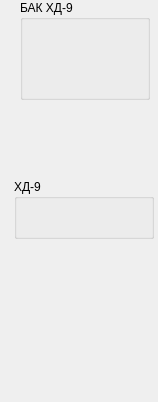
  <widget class="QWidget" name="dgroup_11" native="true">
   <property name="geometry">
    <rect>
     <x>1186</x>
     <y>9</y>
     <width>158</width>
     <height>402</height>
    </rect>
   </property>
   <widget class="DoserPanel" name="cpanel_9">
    <property name="geometry">
     <rect>
      <x>20</x>
      <y>0</y>
      <width>130</width>
      <height>100</height>
     </rect>
    </property>
    <property name="title">
     <string>БАК ХД-9</string>
    </property>
    <property name="precision">
     <number>3</number>
    </property>
   </widget>
   <widget class="Animation" name="dosator_13">
    <property name="geometry">
     <rect>
      <x>42</x>
      <y>182</y>
      <width>86</width>
      <height>131</height>
     </rect>
    </property>
    <property name="contextMenuPolicy">
     <enum>Qt::CustomContextMenu</enum>
    </property>
    <property name="source">
     <url>
      <string>qrc:/concrete/dadditions.mng</string>
     </url>
    </property>
    <property name="playbackHints">
     <set>Animation::Bounce</set>
    </property>
    <widget class="QPushButton" name="dopen_14">
     <property name="geometry">
      <rect>
       <x>27</x>
       <y>60</y>
       <width>32</width>
       <height>32</height>
      </rect>
     </property>
     <property name="text">
      <string/>
     </property>
     <property name="checkable">
      <bool>true</bool>
     </property>
     <property name="flat">
      <bool>true</bool>
     </property>
     <property name="style" stdset="0">
      <string>open</string>
     </property>
    </widget>
    <widget class="QLabel" name="opened_3">
     <property name="geometry">
      <rect>
       <x>3</x>
       <y>64</y>
       <width>22</width>
       <height>22</height>
      </rect>
     </property>
     <property name="text">
      <string/>
     </property>
     <property name="pixmap">
      <pixmap resource="../resources/concrete.qrc">:/concrete/green.png</pixmap>
     </property>
    </widget>
   </widget>
   <widget class="Animation" name="container_21">
    <property name="geometry">
     <rect>
      <x>34</x>
      <y>90</y>
      <width>84</width>
      <height>82</height>
     </rect>
    </property>
    <property name="contextMenuPolicy">
     <enum>Qt::CustomContextMenu</enum>
    </property>
    <property name="source">
     <url>
      <string>qrc:/concrete/pump.mng</string>
     </url>
    </property>
    <widget class="QPushButton" name="open_22">
     <property name="geometry">
      <rect>
       <x>29</x>
       <y>27</y>
       <width>32</width>
       <height>32</height>
      </rect>
     </property>
     <property name="text">
      <string/>
     </property>
     <property name="flat">
      <bool>true</bool>
     </property>
     <property name="style" stdset="0">
      <string>open</string>
     </property>
    </widget>
   </widget>
   <widget class="Animation" name="animation_14">
    <property name="geometry">
     <rect>
      <x>69</x>
      <y>308</y>
      <width>32</width>
      <height>95</height>
     </rect>
    </property>
    <property name="source">
     <url>
      <string>qrc:/concrete/water-rain.mng</string>
     </url>
    </property>
    <property name="playbackHints">
     <set>Animation::Ceaseless</set>
    </property>
   </widget>
   <widget class="DosatorPanel" name="dpanel_13">
    <property name="geometry">
     <rect>
      <x>14</x>
      <y>179</y>
      <width>140</width>
      <height>60</height>
     </rect>
    </property>
    <property name="title">
     <string>ХД-9</string>
    </property>
    <property name="weight">
     <double>0.000000000000000</double>
    </property>
    <property name="precision">
     <number>3</number>
    </property>
   </widget>
   <zorder>dosator_13</zorder>
   <zorder>container_21</zorder>
   <zorder>animation_14</zorder>
   <zorder>dpanel_13</zorder>
   <zorder>cpanel_9</zorder>
  </widget>
